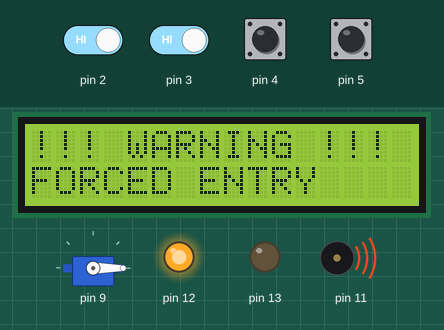
A sketch run on a simulated Arduino Uno, built with avr-gcc and run on an emulated ATmega328P. Shown: 16×2 character LCD, servo, output pins drawn as LEDs (lit = HIGH), buzzer (waves = sounding). The inputs (shaded band) are chosen by the test bench; at power-on: pin 2–5 HIGH. The local clock reads 2024-03-15 10:24:30 at power-on unless the sketch sets it; what the sketch prints to the serial monitor is not drawn.

Above: at 2.1 s.
2.2 s: pin 2 driven LOW and pin 3 driven LOW
At 4.8 s:
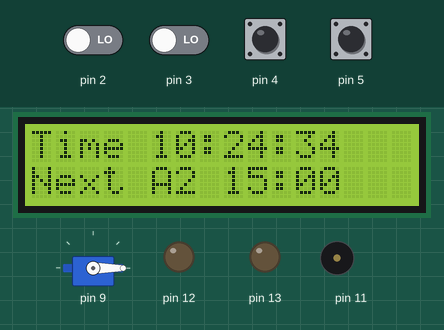
5.2 s: pin 4 pulled LOW for 0.15 s
At 6.4 s:
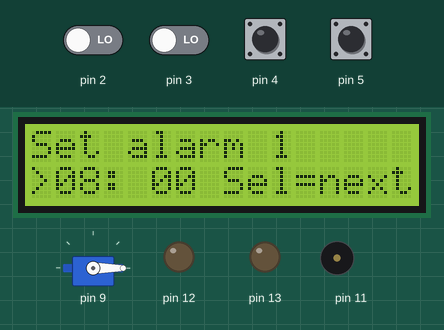
6.8 s: pin 5 pulled LOW for 0.15 s
8.4 s: pin 4 pulled LOW for 1 s
At 9.7 s:
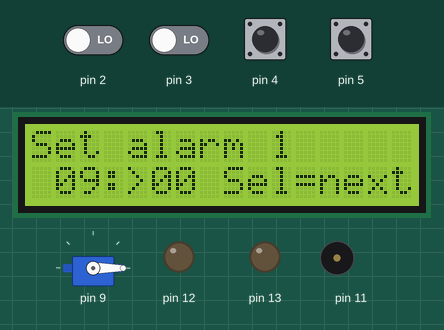
10.9 s: pin 5 pulled LOW for 1 s
At 11.3 s:
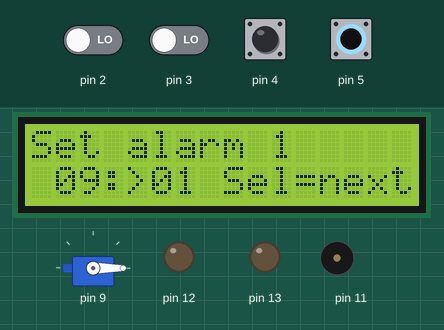
13.4 s: pin 2 driven HIGH
At 14.1 s:
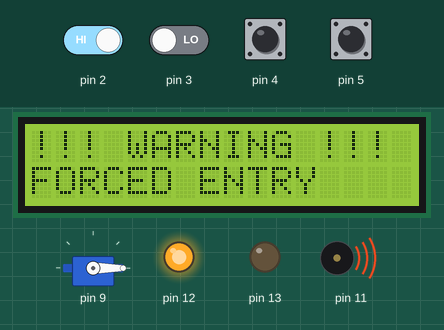
Timing chart, 0 to 15.9 s (numbered marks = the images above; inputs shaded):
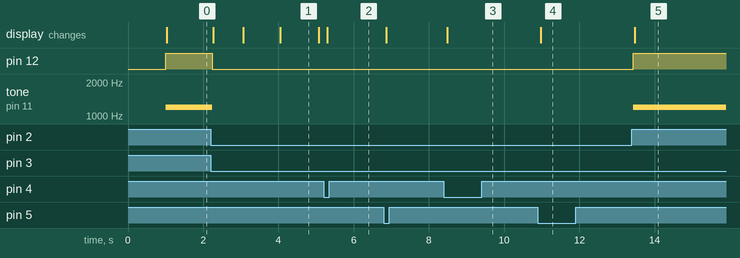

Measured:
- after the input at 2.2 s, pin 12: HIGH → LOW at once; tone on pin 11: 1200 Hz → silent at once; the display: first changes after 0.07 s (image 1 shows a later state)
- after the input at 5.2 s, the display: changes after 0.10 s (image 2)
- after the input at 8.4 s, the display: changes after 0.09 s (image 3)
- after the input at 10.9 s, the display: changes after 0.08 s (image 4)
- after the input at 13.4 s, pin 12: LOW → HIGH at once; tone on pin 11: silent → 1200 Hz at once; the display: changes after 0.07 s (image 5)
- what the display in image 1 shows lasts 1.1 s, from 4.0 s to 5.1 s

The sketch:

smart_pill_dispenser.ino
```cpp
#include <Wire.h>
#include <RTClib.h>
#include <Servo.h>
#include <LiquidCrystal_I2C.h>

// Smart Pill Dispenser — educational prototype firmware.
// Target: Arduino Uno-compatible board.

namespace Pins {
constexpr uint8_t SERVO = 9;
constexpr uint8_t BUZZER = 11;
constexpr uint8_t GREEN_LED = 13;
constexpr uint8_t RED_LED = 12;
constexpr uint8_t LID_SWITCH = 2;
constexpr uint8_t RESET_BUTTON = 3;
constexpr uint8_t SELECT_BUTTON = 4;
constexpr uint8_t INCREMENT_BUTTON = 5;
}  // namespace Pins

constexpr uint8_t LCD_ADDRESS = 0x27;
constexpr uint8_t LCD_COLUMNS = 16;
constexpr uint8_t LCD_ROWS = 2;
constexpr uint8_t LID_CLOSED_LEVEL = LOW;
constexpr uint8_t SERVO_LOCKED_ANGLE = 0;
constexpr uint8_t SERVO_UNLOCKED_ANGLE = 90;
constexpr uint8_t ALARM_COUNT = 3;
constexpr unsigned long BUTTON_DEBOUNCE_MS = 35;
constexpr unsigned long SETTINGS_TIMEOUT_MS = 12000;
constexpr unsigned long REMINDER_BEEP_PERIOD_MS = 800;

struct AlarmTime {
  uint8_t hour;
  uint8_t minute;
};

struct Button {
  uint8_t pin;
  bool stablePressed = false;
  bool lastReading = false;
  unsigned long changedAt = 0;

  explicit Button(uint8_t buttonPin) : pin(buttonPin) {}

  void begin() const { pinMode(pin, INPUT_PULLUP); }

  bool pressed(unsigned long nowMs) {
    const bool reading = digitalRead(pin) == LOW;
    if (reading != lastReading) {
      lastReading = reading;
      changedAt = nowMs;
    }

    if ((nowMs - changedAt) >= BUTTON_DEBOUNCE_MS && reading != stablePressed) {
      stablePressed = reading;
      return stablePressed;
    }
    return false;
  }
};

enum class Mode : uint8_t {
  READY,
  MEDICINE_DUE,
  TAMPER_ALERT,
  SETTINGS
};

RTC_DS3231 rtc;
Servo lidServo;
LiquidCrystal_I2C lcd(LCD_ADDRESS, LCD_COLUMNS, LCD_ROWS);

AlarmTime alarms[ALARM_COUNT] = {{8, 0}, {15, 0}, {21, 0}};
uint32_t lastTriggeredMinute[ALARM_COUNT] = {0, 0, 0};

Button resetButton{Pins::RESET_BUTTON};
Button selectButton{Pins::SELECT_BUTTON};
Button incrementButton{Pins::INCREMENT_BUTTON};

Mode mode = Mode::READY;
uint8_t settingsField = 0;  // alarm 0 hour, alarm 0 minute, ...
unsigned long lastSettingsActionMs = 0;
unsigned long lastReminderBeepMs = 0;
bool lidOpenedForDose = false;

bool lidIsClosed() {
  return digitalRead(Pins::LID_SWITCH) == LID_CLOSED_LEVEL;
}

void lockLid() {
  lidServo.write(SERVO_LOCKED_ANGLE);
}

void unlockLid() {
  lidServo.write(SERVO_UNLOCKED_ANGLE);
}

void stopOutputs() {
  noTone(Pins::BUZZER);
  digitalWrite(Pins::GREEN_LED, LOW);
  digitalWrite(Pins::RED_LED, LOW);
}

void printTwoDigits(uint8_t value) {
  if (value < 10) lcd.print('0');
  lcd.print(value);
}

void printPaddedLine(uint8_t row, const char *text) {
  lcd.setCursor(0, row);
  uint8_t written = 0;
  while (*text != '\0' && written < LCD_COLUMNS) {
    lcd.print(*text++);
    ++written;
  }
  while (written++ < LCD_COLUMNS) lcd.print(' ');
}

void beginMedicineReminder(uint8_t alarmIndex, uint32_t minuteStamp) {
  lastTriggeredMinute[alarmIndex] = minuteStamp;
  mode = Mode::MEDICINE_DUE;
  lidOpenedForDose = false;
  lastReminderBeepMs = 0;
  unlockLid();
  Serial.print(F("Reminder triggered: alarm "));
  Serial.println(alarmIndex + 1);
}

void checkScheduledAlarms(const DateTime &now) {
  const uint32_t minuteStamp = now.unixtime() / 60UL;
  for (uint8_t i = 0; i < ALARM_COUNT; ++i) {
    if (now.hour() == alarms[i].hour && now.minute() == alarms[i].minute &&
        lastTriggeredMinute[i] != minuteStamp) {
      beginMedicineReminder(i, minuteStamp);
      return;
    }
  }
}

uint8_t findNextAlarm(const DateTime &now) {
  const uint16_t currentMinute = now.hour() * 60U + now.minute();
  uint8_t bestIndex = 0;
  uint16_t bestWait = 24U * 60U;

  for (uint8_t i = 0; i < ALARM_COUNT; ++i) {
    const uint16_t alarmMinute = alarms[i].hour * 60U + alarms[i].minute;
    const uint16_t wait = (alarmMinute + 24U * 60U - currentMinute) % (24U * 60U);
    if (wait < bestWait) {
      bestWait = wait;
      bestIndex = i;
    }
  }
  return bestIndex;
}

void displayReady(const DateTime &now) {
  lcd.setCursor(0, 0);
  lcd.print(F("Time "));
  printTwoDigits(now.hour());
  lcd.print(':');
  printTwoDigits(now.minute());
  lcd.print(':');
  printTwoDigits(now.second());
  lcd.print(F("  "));

  const uint8_t next = findNextAlarm(now);
  lcd.setCursor(0, 1);
  lcd.print(F("Next A"));
  lcd.print(next + 1);
  lcd.print(' ');
  printTwoDigits(alarms[next].hour);
  lcd.print(':');
  printTwoDigits(alarms[next].minute);
  lcd.print(F("   "));
}

void displaySettings() {
  const uint8_t alarmIndex = settingsField / 2;
  const bool editingMinute = (settingsField % 2) == 1;

  lcd.setCursor(0, 0);
  lcd.print(F("Set alarm "));
  lcd.print(alarmIndex + 1);
  lcd.print(F("     "));

  lcd.setCursor(0, 1);
  lcd.print(editingMinute ? ' ' : '>');
  printTwoDigits(alarms[alarmIndex].hour);
  lcd.print(':');
  lcd.print(editingMinute ? '>' : ' ');
  printTwoDigits(alarms[alarmIndex].minute);
  lcd.print(F(" Sel=next"));
}

void handleMedicineReminder(unsigned long nowMs) {
  digitalWrite(Pins::RED_LED, LOW);
  digitalWrite(Pins::GREEN_LED, HIGH);

  if (!lidIsClosed()) {
    lidOpenedForDose = true;
    noTone(Pins::BUZZER);
    printPaddedLine(0, "DOSE ACCESSED");
    printPaddedLine(1, "Close the lid");
    return;
  }

  if (lidOpenedForDose) {
    mode = Mode::READY;
    lockLid();
    stopOutputs();
    lcd.clear();
    Serial.println(F("Reminder completed; lid relocked."));
    return;
  }

  printPaddedLine(0, "MEDICINE DUE");
  printPaddedLine(1, "Open lid / Reset");
  if (lastReminderBeepMs == 0 || nowMs - lastReminderBeepMs >= REMINDER_BEEP_PERIOD_MS) {
    tone(Pins::BUZZER, 650, 220);
    lastReminderBeepMs = nowMs;
  }
}

void handleTamperAlert() {
  digitalWrite(Pins::GREEN_LED, LOW);
  digitalWrite(Pins::RED_LED, HIGH);
  tone(Pins::BUZZER, 1200);
  printPaddedLine(0, "!!! WARNING !!!");
  printPaddedLine(1, "FORCED ENTRY");
}

void enterSettings(unsigned long nowMs) {
  mode = Mode::SETTINGS;
  settingsField = 0;
  lastSettingsActionMs = nowMs;
  stopOutputs();
  lcd.clear();
}

void handleButtons(unsigned long nowMs) {
  const bool resetPressed = resetButton.pressed(nowMs);
  const bool selectPressed = selectButton.pressed(nowMs);
  const bool incrementPressed = incrementButton.pressed(nowMs);

  if (resetPressed) {
    if (lidIsClosed()) {
      mode = Mode::READY;
      lidOpenedForDose = false;
      lockLid();
      stopOutputs();
      lcd.clear();
      Serial.println(F("System reset; lid locked."));
    }
    return;
  }

  if (mode == Mode::READY && selectPressed) {
    enterSettings(nowMs);
    return;
  }

  if (mode != Mode::SETTINGS) return;

  if (selectPressed) {
    settingsField = (settingsField + 1) % (ALARM_COUNT * 2);
    lastSettingsActionMs = nowMs;
    lcd.clear();
  }

  if (incrementPressed) {
    const uint8_t alarmIndex = settingsField / 2;
    if ((settingsField % 2) == 0) {
      alarms[alarmIndex].hour = (alarms[alarmIndex].hour + 1) % 24;
    } else {
      alarms[alarmIndex].minute = (alarms[alarmIndex].minute + 1) % 60;
    }
    lastSettingsActionMs = nowMs;
  }
}

void setup() {
  Serial.begin(9600);
  Wire.begin();

  pinMode(Pins::GREEN_LED, OUTPUT);
  pinMode(Pins::RED_LED, OUTPUT);
  pinMode(Pins::BUZZER, OUTPUT);
  pinMode(Pins::LID_SWITCH, INPUT_PULLUP);
  resetButton.begin();
  selectButton.begin();
  incrementButton.begin();

  lcd.init();
  lcd.backlight();
  printPaddedLine(0, "SMART PILL BOX");
  printPaddedLine(1, "Starting...");

  lidServo.attach(Pins::SERVO);
  lockLid();
  stopOutputs();

  if (!rtc.begin()) {
    printPaddedLine(0, "RTC ERROR");
    printPaddedLine(1, "Check wiring");
    Serial.println(F("RTC not detected."));
    while (true) delay(100);
  }

  if (rtc.lostPower()) {
    rtc.adjust(DateTime(F(__DATE__), F(__TIME__)));
    Serial.println(F("RTC lost power; set to sketch compile time."));
  }

  delay(900);
  lcd.clear();
}

void loop() {
  const unsigned long nowMs = millis();
  const DateTime now = rtc.now();

  handleButtons(nowMs);

  // A closed lid and Reset are required to clear a tamper condition.
  if (mode != Mode::MEDICINE_DUE && !lidIsClosed()) {
    mode = Mode::TAMPER_ALERT;
  }

  if (mode == Mode::READY || mode == Mode::SETTINGS) {
    checkScheduledAlarms(now);
  }

  if (mode == Mode::SETTINGS && nowMs - lastSettingsActionMs >= SETTINGS_TIMEOUT_MS) {
    mode = Mode::READY;
    lcd.clear();
  }

  switch (mode) {
    case Mode::READY:
      stopOutputs();
      displayReady(now);
      break;
    case Mode::MEDICINE_DUE:
      handleMedicineReminder(nowMs);
      break;
    case Mode::TAMPER_ALERT:
      handleTamperAlert();
      break;
    case Mode::SETTINGS:
      displaySettings();
      break;
  }

  delay(5);
}
```
